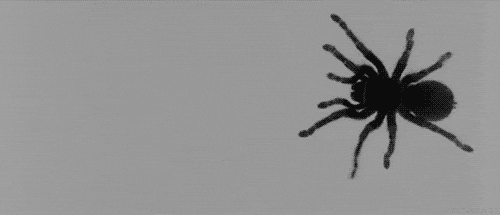
#> input picture images/objects/spider.gif, 500 x 215 px
$ python remove-gif-background.py ../images/objects/spider.gif out.png 5
#> lines starting #> are read from the running program, lines starting #| are printed output that depends on the picture
from PIL import Image
import sys

def remover_fundo_gif(input_path, output_path, threshold=10):
    """
    Remove o fundo de um GIF animado, processando cada frame.

    Args:
        input_path: Caminho do GIF de entrada
        output_path: Caminho do GIF de saída (com transparência)
        threshold: Tolerância para cores similares ao fundo (padrão: 10)
    """
#> called with input_path = '../images/objects/spider.gif', output_path = 'out.png', threshold = 5
    try:
        # Abrir o GIF
        gif = Image.open(input_path)
#> gif is the input picture: PIL image 500x215 P; min 12, max 160, mean 144.6
    except FileNotFoundError:
        print(f"Erro: Arquivo '{input_path}' não encontrado.")
        return
    except Exception as e:
        print(f"Erro ao abrir GIF: {e}")
        return

    # Informações do GIF
    try:
        num_frames = gif.n_frames
#> num_frames = 67
    except AttributeError:
        print("Erro: Não é um GIF animado.")
        return

    print(f"GIF com {num_frames} frames")
#| GIF com 67 frames
    print(f"Tamanho: {gif.size}")
#| Tamanho: (500, 215)

    # Lista para armazenar os frames processados
    frames_processados = []

    # Detectar cor de fundo do primeiro frame (canto superior esquerdo)
    gif.seek(0)
    primeiro_frame = gif.convert("RGBA")
    bg_color = primeiro_frame.getpixel((0, 0))[:3]  # RGB apenas
#> bg_color = (153, 153, 153)

    print(f"Cor de fundo detectada (R,G,B): {bg_color}")
#| Cor de fundo detectada (R,G,B): (153, 153, 153)
    print("Processando frames...")

    # Processar cada frame
    for frame_num in range(num_frames):
        gif.seek(frame_num)

        # Converter frame para RGBA
        frame = gif.convert("RGBA")
        width, height = frame.size

        # Processar pixels do frame
        pixels = frame.load()

        for y in range(height):
            for x in range(width):
                r, g, b, a = pixels[x, y]

                # Verificar se o pixel é similar ao fundo
                diff_r = abs(r - bg_color[0])
                diff_g = abs(g - bg_color[1])
                diff_b = abs(b - bg_color[2])

                if diff_r <= threshold and diff_g <= threshold and diff_b <= threshold:
                    # Tornar transparente
                    pixels[x, y] = (r, g, b, 0)

        frames_processados.append(frame)

        # Mostrar progresso
        if (frame_num + 1) % 10 == 0 or frame_num == num_frames - 1:
            print(f"  Processados {frame_num + 1}/{num_frames} frames...")
#> this loop made 67 passes
#> (printed output is left out)
#> pass 2, in remover_fundo_gif, `frame = gif.convert("RGBA")`:
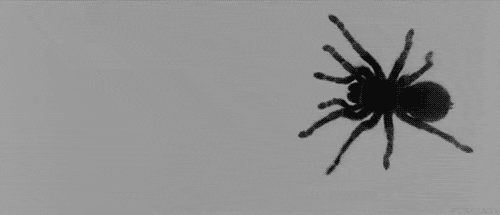
#> frame: PIL image 500x215 RGBA; mean R, G, B, A 144.8, 144.8, 144.8, 255
#> pass 3, in remover_fundo_gif, `frame = gif.convert("RGBA")`:
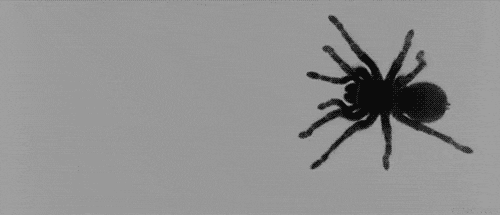
#> frame: PIL image 500x215 RGBA; mean R, G, B, A 144.6, 144.6, 144.6, 255
#> after the loop:
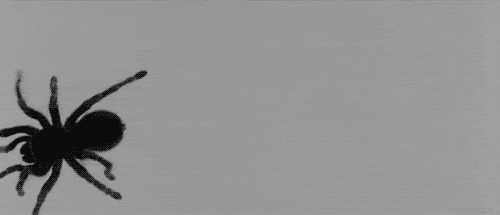
#> gif: PIL image 500x215 RGB; min 12, max 160, mean 145
#> after the loop, frames_processados = 67 items

    print("\nSalvando GIF com transparência...")

    # Salvar como GIF animado com transparência
    try:
        # Configurações do GIF original
        duration = gif.info.get('duration', 100)  # Duração padrão 100ms se não especificada
#> duration = 60

        frames_processados[0].save(
            output_path,
            save_all=True,
            append_images=frames_processados[1:],
            duration=duration,
            loop=0,
            transparency=0,
            disposal=2,  # Clear frame before rendering next
            optimize=False  # Não otimizar para preservar qualidade
        )
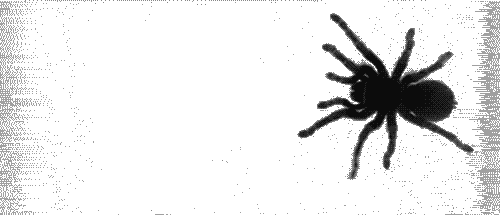
#> saved as out.png: PIL image 500x215 RGBA; mean R, G, B, A 144.6, 144.6, 144.6, 37; transparent parts drawn white

        print(f"Sucesso! GIF salvo em '{output_path}'")

        # Mostrar tamanhos
        import os
        tamanho_original = os.path.getsize(input_path) / 1024
        tamanho_novo = os.path.getsize(output_path) / 1024
        print(f"\nTamanho original: {tamanho_original:.2f} KB")
        print(f"Tamanho novo: {tamanho_novo:.2f} KB")

    except Exception as e:
        print(f"Erro ao salvar GIF: {e}")


if __name__ == "__main__":
    if len(sys.argv) < 3:
        print("=" * 70)
        print("REMOVER FUNDO DE GIF ANIMADO")
        print("=" * 70)
        print("\nUso: python remove-gif-background.py <entrada.gif> <saida.gif> [tolerancia]")
        print("\nExemplos:")
        print("  python remove-gif-background.py spider.gif spider_no_bg.gif")
        print("  python remove-gif-background.py spider.gif spider_no_bg.gif 15")
        print("\nParâmetros:")
        print("  entrada.gif : GIF animado de entrada")
        print("  saida.gif   : GIF animado de saída (com transparência)")
        print("  tolerancia  : Tolerância de cor 0-255 (padrão: 10)")
        print("                Aumente se o fundo não estiver sendo removido")
        print("=" * 70)
    else:
        input_file = sys.argv[1]
        output_file = sys.argv[2]

        tolerancia = 10
        if len(sys.argv) > 3:
            try:
                tolerancia = int(sys.argv[3])
            except ValueError:
                print(f"Aviso: Tolerância '{sys.argv[3]}' inválida. Usando padrão.")

        print(f"\n{'='*70}")
        print(f"Processando: {input_file}")
        print(f"Tolerância: {tolerancia}")
        print(f"{'='*70}\n")

        remover_fundo_gif(input_file, output_file, tolerancia)
